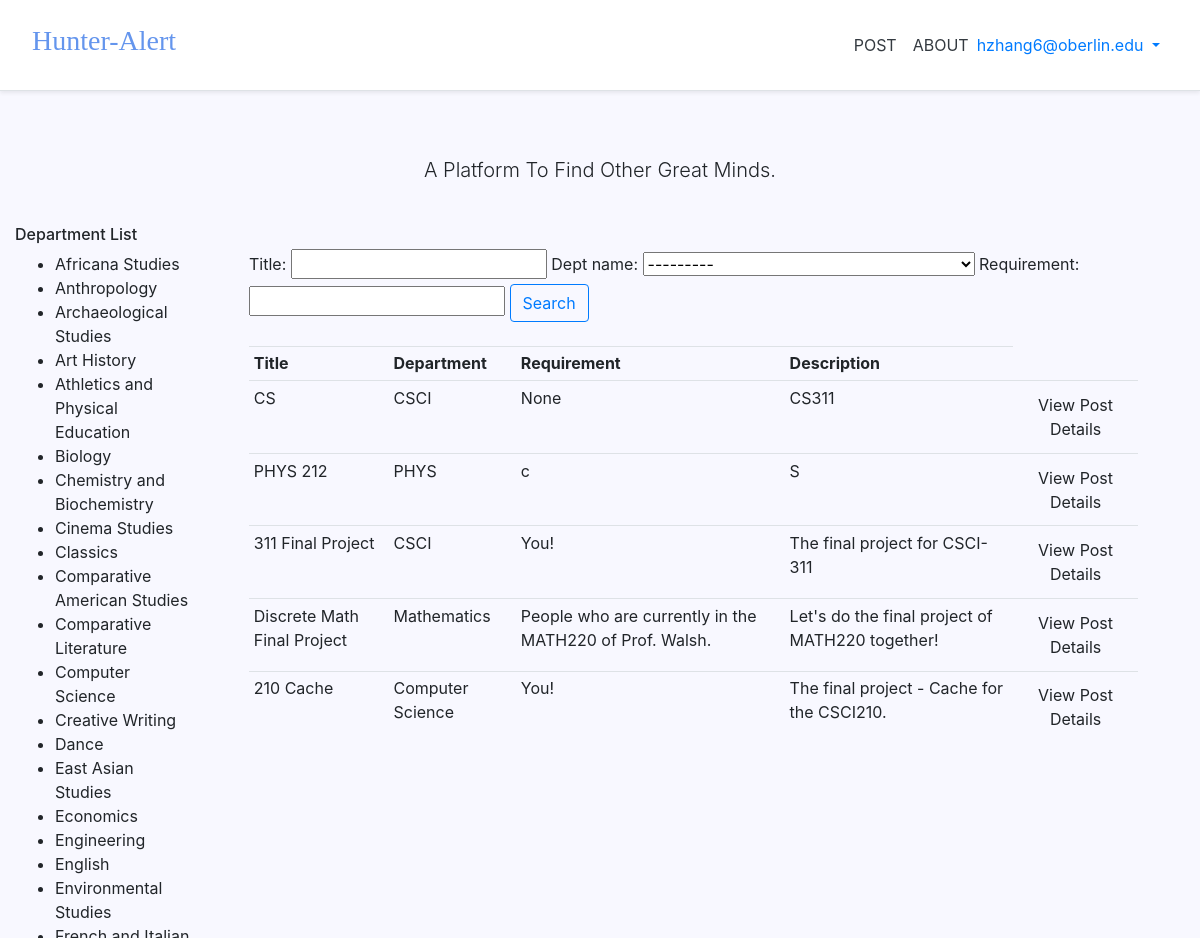
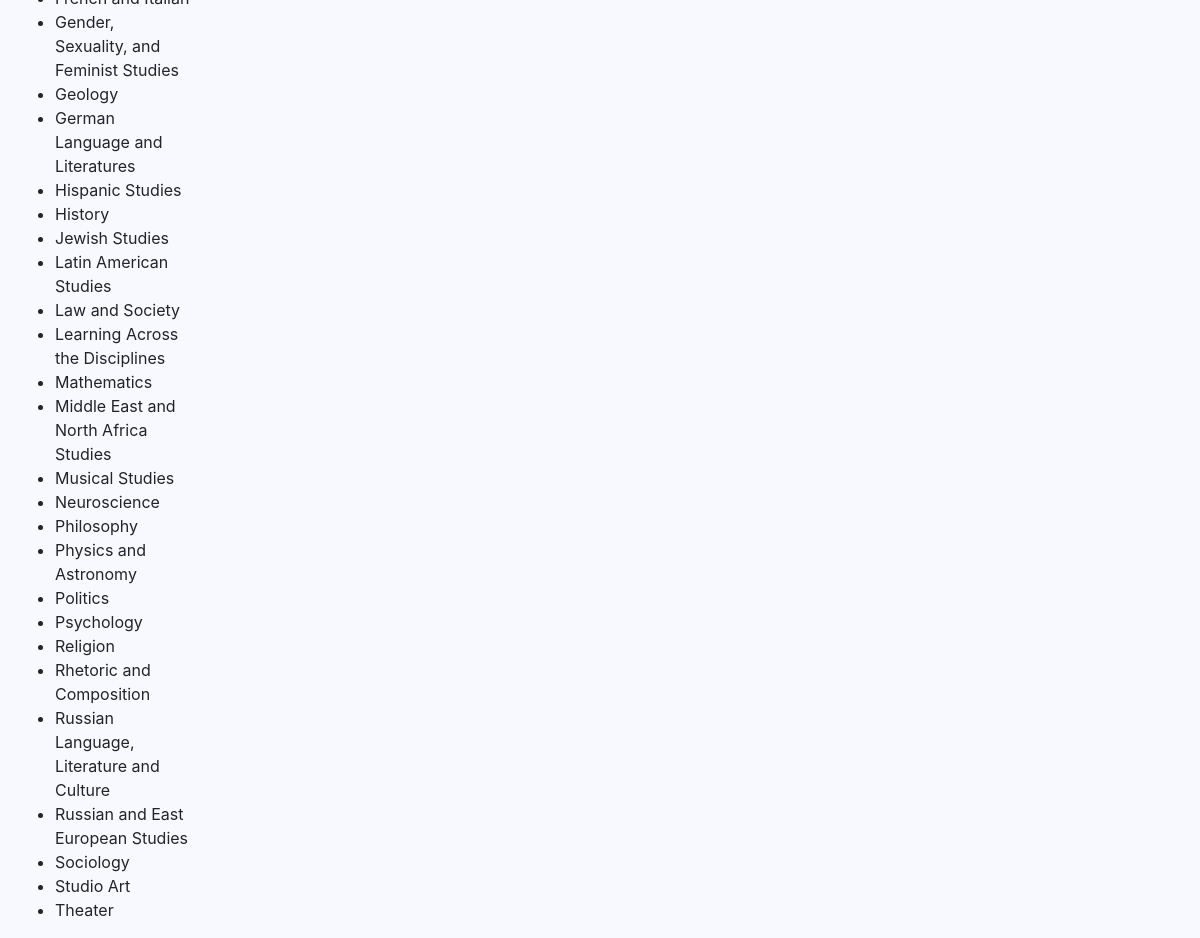
The app's page / (signed in) with its own data (2 pictures, top to bottom).
### accounts/models.py (models this page shows, shortened)
class CustomUser(AbstractUser):
    pass

### pages/models.py (models this page shows, shortened)
class Post(models.Model):
    class DeptName(models.TextChoices):
        Africana_Studies = "Africana Studies"
        Anthropology = "Anthropology"
        Archaeological_Studies = "Archaeological Studies"
        Art_History = "Art History"
        Studio_Art = "Studio Art"
        Athletics_and_Physical_Education = "Athletics and Physical Education"
        Biology = "Biology"
        Chemistry_and_Biochemistry = "Chemistry and Biochemistry"
        Cinema_Studies = "Cinema Studies"
        Classics = "Classics"
        Comparative_American_Studies = "Comparative American Studies"
        Comparative_Literature = "Comparative Literature"
        Computer_Science = "Computer Science"
        Creative_Writing = "Creative Writing"
        Dance = "Dance"
        Chinese = "Chinese"
        Japanese = "Japanese"
        East_Asian_Studies = "East Asian Studies"
        Economics = "Economics"
        Engineering = "Engineering"
        English = "English"
        Environmental_Studies = "Environmental Studies"
        French = "French"
        Italian = "Italian"
        Gender_Sexuality_and_Feminist_Studies = "Gender, Sexuality, and Feminist Studies"
        Geology = "Geology"
        German_Language_and_Literatures = "German Language and Literatures"
        Hispanic_Studies = "Hispanic Studies"
        History = "History"
        Jewish_Studies = "Jewish Studies"
        Latin_American_Studies = "Latin American Studies"
        Law_and_Society = "Law and Society"
        Learning_Across_Disciplines = "Learning Across the Disciplines"
        Mathematics = "Mathematics"
        Middle_East_and_North_Africa_Studies = "Middle East and North Africa Studies"
        Musical_Studies = "Musical Studies"
        Neuroscience = "Neuroscience"
        Philosophy = "Philosophy"
        Physics = "Physics"
        Astronomy = "Astronomy"
        Politics = "Politics"
        Psychology = "Psychology"
        Religion = "Religion"
        Rhetoric_and_Composition = "Rhetoric and Composition"
        Russian_Language_Literature_and_Culture = "Russian Language, Literature and Culture"
        Russian_and_East_European_Studies = "Russian and East European Studies"
        Sociology = "Sociology"
        Theater = "Theater"
        Non_Academic = "Other than academic"
    user = models.ForeignKey(CustomUser, null=True, on_delete=models.CASCADE)
    yourname = models.CharField(max_length=120, null=True)
    title = models.CharField(max_length=120, null=True)
    description = models.TextField(blank=False, null=True)
    dept_name = models.CharField(max_length=120, choices=DeptName.choices, default=DeptName.Non_Academic)
    requirement = models.TextField(blank=False, null=True)
    deadline = models.CharField(max_length=120, null=True)
    date_posted = models.DateTimeField(default=timezone.now)
    email = models.CharField(max_length=50, null=True)

### pages/views.py (the view)
# urls.py: path('', HomePageView, name='home'),
def HomePageView(request):
    posts = Post.objects.all()
    myFilter = PostFilters(request.GET, queryset=posts)
    posts = myFilter.qs
    context = {
        'posts' : posts,
        'myFilter' : myFilter
     }
    return render(request, 'pages/home.html', context)

### templates/pages/home.html (shortened to what this page needs)
{% extends '_base.html' %}
{% load static %}
{% block content %}
<div class="pricing-header px-3 py-3 pt-md-5 pb-md-4 mx-auto text-center">
  <p class="lead">A Platform To Find Other Great Minds.</p>
</div>
<div style="float:left; width:15%;">
	<h6>Department List</h6>
	<ul>
		<li>Africana Studies</li>
		<li>Anthropology</li>
		<li>Archaeological Studies</li>
		<li>Art History</li>
		<li>Athletics and Physical Education</li>
		<li>Biology</li>
		<li>Chemistry and Biochemistry</li>
		<li>Cinema Studies</li>
		<li>Classics</li>
		<li>Comparative American Studies</li>
		<li>Comparative Literature</li>
		<li>Computer Science</li>
		<li>Creative Writing</li>
		<li>Dance</li>
		<li>East Asian Studies</li>
		<li>Economics</li>
		<li>Engineering</li>
		<li>English</li>
		<li>Environmental Studies</li>
		<li>French and Italian</li>
		<li>Gender, Sexuality, and Feminist Studies</li>
		<li>Geology</li>
		<li>German Language and Literatures</li>
		<li>Hispanic Studies</li>
		<li>History</li>
		<li>Jewish Studies</li>
		<li>Latin American Studies</li>
		<li>Law and Society</li>
		<li>Learning Across the Disciplines</li>
		<li>Mathematics</li>
		<li>Middle East and North Africa Studies</li>
		<li>Musical Studies</li>
		<li>Neuroscience</li>
		<li>Philosophy</li>
		<li>Physics and Astronomy</li>
		<li>Politics</li>
		<li>Psychology</li>
		<li>Religion</li>
		<li>Rhetoric and Composition</li>
		<li>Russian Language, Literature and Culture</li>
		<li>Russian and East European Studies</li>
		<li>Sociology</li>
		<li>Studio Art</li>
		<li>Theater</li>
	</ul>
</div>
<br>
<div style="float:right; width:80%;">
	<div class="row">
		<div class="col">
				<form method="get">
					{{myFilter.form}}
				<button class="btn btn-outline-primary" type="submit">Search</button>
				</form>
		</div>
	</div>
	<br>
	<div style="float:left; width:95%;">
		<div class="row">
			<div class="col-md">
				<table class="table table-sm">
					<tr>
						<th>Title</th>
						<th>Department</th>
						<th>Requirement</th>
						<th>Description</th>
					</tr>
					{% for post in posts %}
					<tr>
						<td>{{post.title}}</td>
						<td>{{post.dept_name}}</td>
						<td>{{post.requirement}}</td>
						<td>{{post.description}}</td>
						<td>
							<a class="btn" href="{% url 'detail' post.id %}">View Post Details</a>
						</td>
					</tr>
					{% endfor %}
				</table>
			</div>
		</div>
	</div>
</div>
{% endblock content %}

### templates/_base.html (shortened to what this page needs)
{% load static %}
<!DOCTYPE html>
<html lang="en">
<body style="background-color:GhostWhite;">
<head>
{% block css %}
<link rel="stylesheet" href="https://cdn.jsdelivr.net/npm/bootstrap@4.5.3/dist/css/bootstrap.min.css">
<link rel="stylesheet" href="https://cdnjs.cloudflare.com/ajax/libs/font-awesome/4.7.0/css/font-awesome.min.css">
<link rel="stylesheet" href="{% static 'css/base.css' %}">
{% endblock %}
</head>
<body>
  <main role="main">
    <div class="d-flex flex-column flex-md-row align-items-center p-3 px-md-4 mb-3 bg-white border-bottom shadow-sm">
      <h3 class="mr-auto p-2" style="font-family: Chalkduster">
        <a  href="{% url 'home' %}" style="color:#6495ED;">Hunter-Alert</a>
      </h3>
      <a class="p-2 text-dark" href="{% url 'post' %}">POST</a>
      <a class="p-2 text-dark" href="{% url 'about' %}">ABOUT</a>
      <nav class="my-2 my-md-0 mr-md-3">
        {% if user.is_authenticated %}
        <ul class="navbar-nav ml-auto">
          <li class="nav-item">
            <a class="nav-link dropdown-toggle" href="#" id="userMenu" data-toggle="dropdown" aria-haspopup="true" aria-expanded="false">
              {{ user.email }}
            </a>
          </li>
        </ul>
        {% else %}
        <form class="form-inline ml-auto">
          <a href="{% url 'account_login' %}" class="btn btn-outline-secondary">Log in</a>
          <a href="{% url 'account_signup' %}" class="btn btn-primary ml-2">Sign up</a>
        </form>
        {% endif %}
      </nav>
  </main>
  <div class="container">
    {% block content %}{% endblock content %}
  </div>
</body>
</html>

### static/css/base.css (style rules this page uses)
html { position: relative; min-height: 100%; font-size: 14px; }
@media (min-width: 768px) { html { font-size: 16px; } }
body { margin-bottom: 60px; }
.container { max-width: 1480px; }
.pricing-header { max-width: 700px; }

### records on screen
CustomUser: email "hzhang6@oberlin.edu"
Post: title "CS", dept_name "CSCI", requirement "None", description "CS311"
Post: title "PHYS 212", dept_name "PHYS", requirement "c", description "S"
Post: title "311 Final Project", dept_name "CSCI", requirement "You!", description "The final project for CSCI-311"
Post: title "Discrete Math Final Project", dept_name "Mathematics", requirement "People who are currently in the MATH220 of Prof. Walsh.", description "Let's do the final project of MATH220 together!"
Post: title "210 Cache", dept_name "Computer Science", requirement "You!", description "The final project - Cache for the CSCI210."
